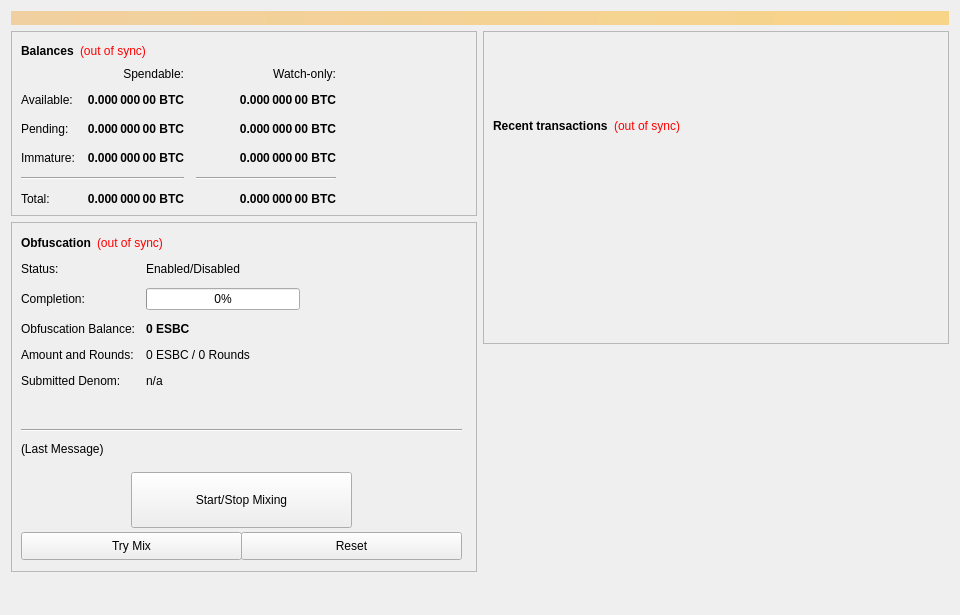
<?xml version="1.0" encoding="UTF-8"?>
<ui version="4.0">
 <class>OverviewPage</class>
 <widget class="QWidget" name="OverviewPage">
  <property name="geometry">
   <rect>
    <x>0</x>
    <y>0</y>
    <width>960</width>
    <height>615</height>
   </rect>
  </property>
  <property name="minimumSize">
   <size>
    <width>960</width>
    <height>0</height>
   </size>
  </property>
  <property name="windowTitle">
   <string>Form</string>
  </property>
  <layout class="QVBoxLayout" name="topLayout">
   <item>
    <widget class="QLabel" name="labelAlerts">
     <property name="visible">
      <bool>false</bool>
     </property>
     <property name="styleSheet">
      <string notr="true">background-color: qlineargradient(x1: 0, y1: 0, x2: 1, y2: 0, stop:0 #F0D0A0, stop:1 #F8D488); color:#000000;</string>
     </property>
     <property name="wordWrap">
      <bool>true</bool>
     </property>
     <property name="margin">
      <number>3</number>
     </property>
    </widget>
   </item>
   <item>
    <layout class="QHBoxLayout" name="horizontalLayout" stretch="1,1">
     <item>
      <layout class="QVBoxLayout" name="verticalLayout_2">
       <item>
        <widget class="QFrame" name="frame">
         <property name="frameShape">
          <enum>QFrame::StyledPanel</enum>
         </property>
         <property name="frameShadow">
          <enum>QFrame::Raised</enum>
         </property>
         <layout class="QVBoxLayout" name="verticalLayout_4">
          <item>
           <layout class="QHBoxLayout" name="horizontalLayout_4">
            <item>
             <widget class="QLabel" name="label_5">
              <property name="font">
               <font>
                <weight>75</weight>
                <bold>true</bold>
               </font>
              </property>
              <property name="text">
               <string>Balances</string>
              </property>
             </widget>
            </item>
            <item>
             <widget class="QLabel" name="labelWalletStatus">
              <property name="cursor">
               <cursorShape>WhatsThisCursor</cursorShape>
              </property>
              <property name="toolTip">
               <string>The displayed information may be out of date. Your wallet automatically synchronizes with the e-Sport Betting Coin network after a connection is established, but this process has not completed yet.</string>
              </property>
              <property name="styleSheet">
               <string notr="true">QLabel { color: red; }</string>
              </property>
              <property name="text">
               <string notr="true">(out of sync)</string>
              </property>
              <property name="alignment">
               <set>Qt::AlignLeading|Qt::AlignLeft|Qt::AlignVCenter</set>
              </property>
             </widget>
            </item>
            <item>
             <spacer name="horizontalSpacer_3">
              <property name="orientation">
               <enum>Qt::Horizontal</enum>
              </property>
              <property name="sizeHint" stdset="0">
               <size>
                <width>40</width>
                <height>20</height>
               </size>
              </property>
             </spacer>
            </item>
           </layout>
          </item>
          <item>
           <layout class="QGridLayout" name="gridLayout">
            <property name="spacing">
             <number>12</number>
            </property>
            <item row="2" column="2">
             <widget class="QLabel" name="labelWatchPending">
              <property name="font">
               <font>
                <weight>75</weight>
                <bold>true</bold>
               </font>
              </property>
              <property name="cursor">
               <cursorShape>IBeamCursor</cursorShape>
              </property>
              <property name="toolTip">
               <string>Unconfirmed transactions to watch-only addresses</string>
              </property>
              <property name="text">
               <string notr="true">0.000 000 00 BTC</string>
              </property>
              <property name="alignment">
               <set>Qt::AlignRight|Qt::AlignTrailing|Qt::AlignVCenter</set>
              </property>
              <property name="textInteractionFlags">
               <set>Qt::LinksAccessibleByMouse|Qt::TextSelectableByKeyboard|Qt::TextSelectableByMouse</set>
              </property>
             </widget>
            </item>
            <item row="2" column="1">
             <widget class="QLabel" name="labelUnconfirmed">
              <property name="font">
               <font>
                <weight>75</weight>
                <bold>true</bold>
               </font>
              </property>
              <property name="cursor">
               <cursorShape>IBeamCursor</cursorShape>
              </property>
              <property name="toolTip">
               <string>Total of transactions that have yet to be confirmed, and do not yet count toward the spendable balance</string>
              </property>
              <property name="text">
               <string notr="true">0.000 000 00 BTC</string>
              </property>
              <property name="alignment">
               <set>Qt::AlignRight|Qt::AlignTrailing|Qt::AlignVCenter</set>
              </property>
              <property name="textInteractionFlags">
               <set>Qt::LinksAccessibleByMouse|Qt::TextSelectableByKeyboard|Qt::TextSelectableByMouse</set>
              </property>
             </widget>
            </item>
            <item row="3" column="2">
             <widget class="QLabel" name="labelWatchImmature">
              <property name="font">
               <font>
                <weight>75</weight>
                <bold>true</bold>
               </font>
              </property>
              <property name="cursor">
               <cursorShape>IBeamCursor</cursorShape>
              </property>
              <property name="toolTip">
               <string>Staked or masternode rewards in watch-only addresses that has not yet matured</string>
              </property>
              <property name="text">
               <string notr="true">0.000 000 00 BTC</string>
              </property>
              <property name="alignment">
               <set>Qt::AlignRight|Qt::AlignTrailing|Qt::AlignVCenter</set>
              </property>
              <property name="textInteractionFlags">
               <set>Qt::LinksAccessibleByMouse|Qt::TextSelectableByKeyboard|Qt::TextSelectableByMouse</set>
              </property>
             </widget>
            </item>
            <item row="4" column="0" colspan="2">
             <widget class="Line" name="lineSpendableBalance">
              <property name="orientation">
               <enum>Qt::Horizontal</enum>
              </property>
             </widget>
            </item>
            <item row="4" column="2">
             <widget class="Line" name="lineWatchBalance">
              <property name="sizePolicy">
               <sizepolicy hsizetype="Preferred" vsizetype="Fixed">
                <horstretch>0</horstretch>
                <verstretch>0</verstretch>
               </sizepolicy>
              </property>
              <property name="minimumSize">
               <size>
                <width>140</width>
                <height>0</height>
               </size>
              </property>
              <property name="orientation">
               <enum>Qt::Horizontal</enum>
              </property>
             </widget>
            </item>
            <item row="5" column="0">
             <widget class="QLabel" name="labelTotalText">
              <property name="text">
               <string>Total:</string>
              </property>
             </widget>
            </item>
            <item row="3" column="1">
             <widget class="QLabel" name="labelImmature">
              <property name="font">
               <font>
                <weight>75</weight>
                <bold>true</bold>
               </font>
              </property>
              <property name="cursor">
               <cursorShape>IBeamCursor</cursorShape>
              </property>
              <property name="toolTip">
               <string>Staked or masternode rewards that has not yet matured</string>
              </property>
              <property name="text">
               <string notr="true">0.000 000 00 BTC</string>
              </property>
              <property name="alignment">
               <set>Qt::AlignRight|Qt::AlignTrailing|Qt::AlignVCenter</set>
              </property>
              <property name="textInteractionFlags">
               <set>Qt::LinksAccessibleByMouse|Qt::TextSelectableByKeyboard|Qt::TextSelectableByMouse</set>
              </property>
             </widget>
            </item>
            <item row="2" column="3">
             <spacer name="horizontalSpacer_2">
              <property name="orientation">
               <enum>Qt::Horizontal</enum>
              </property>
              <property name="sizeHint" stdset="0">
               <size>
                <width>40</width>
                <height>20</height>
               </size>
              </property>
             </spacer>
            </item>
            <item row="3" column="0">
             <widget class="QLabel" name="labelImmatureText">
              <property name="text">
               <string>Immature:</string>
              </property>
             </widget>
            </item>
            <item row="5" column="1">
             <widget class="QLabel" name="labelTotal">
              <property name="font">
               <font>
                <weight>75</weight>
                <bold>true</bold>
               </font>
              </property>
              <property name="cursor">
               <cursorShape>IBeamCursor</cursorShape>
              </property>
              <property name="toolTip">
               <string>Your current total balance</string>
              </property>
              <property name="text">
               <string notr="true">0.000 000 00 BTC</string>
              </property>
              <property name="alignment">
               <set>Qt::AlignRight|Qt::AlignTrailing|Qt::AlignVCenter</set>
              </property>
              <property name="textInteractionFlags">
               <set>Qt::LinksAccessibleByMouse|Qt::TextSelectableByKeyboard|Qt::TextSelectableByMouse</set>
              </property>
             </widget>
            </item>
            <item row="5" column="2">
             <widget class="QLabel" name="labelWatchTotal">
              <property name="font">
               <font>
                <weight>75</weight>
                <bold>true</bold>
               </font>
              </property>
              <property name="cursor">
               <cursorShape>IBeamCursor</cursorShape>
              </property>
              <property name="toolTip">
               <string>Current total balance in watch-only addresses</string>
              </property>
              <property name="text">
               <string notr="true">0.000 000 00 BTC</string>
              </property>
              <property name="alignment">
               <set>Qt::AlignRight|Qt::AlignTrailing|Qt::AlignVCenter</set>
              </property>
              <property name="textInteractionFlags">
               <set>Qt::LinksAccessibleByMouse|Qt::TextSelectableByKeyboard|Qt::TextSelectableByMouse</set>
              </property>
             </widget>
            </item>
            <item row="0" column="2">
             <widget class="QLabel" name="labelWatchonly">
              <property name="text">
               <string>Watch-only:</string>
              </property>
              <property name="alignment">
               <set>Qt::AlignRight|Qt::AlignTrailing|Qt::AlignVCenter</set>
              </property>
             </widget>
            </item>
            <item row="1" column="0">
             <widget class="QLabel" name="labelBalanceText">
              <property name="text">
               <string>Available:</string>
              </property>
             </widget>
            </item>
            <item row="1" column="1">
             <widget class="QLabel" name="labelBalance">
              <property name="font">
               <font>
                <weight>75</weight>
                <bold>true</bold>
               </font>
              </property>
              <property name="cursor">
               <cursorShape>IBeamCursor</cursorShape>
              </property>
              <property name="toolTip">
               <string>Your current spendable balance</string>
              </property>
              <property name="text">
               <string notr="true">0.000 000 00 BTC</string>
              </property>
              <property name="alignment">
               <set>Qt::AlignRight|Qt::AlignTrailing|Qt::AlignVCenter</set>
              </property>
              <property name="textInteractionFlags">
               <set>Qt::LinksAccessibleByMouse|Qt::TextSelectableByKeyboard|Qt::TextSelectableByMouse</set>
              </property>
             </widget>
            </item>
            <item row="1" column="2">
             <widget class="QLabel" name="labelWatchAvailable">
              <property name="font">
               <font>
                <weight>75</weight>
                <bold>true</bold>
               </font>
              </property>
              <property name="cursor">
               <cursorShape>IBeamCursor</cursorShape>
              </property>
              <property name="toolTip">
               <string>Your current balance in watch-only addresses</string>
              </property>
              <property name="text">
               <string notr="true">0.000 000 00 BTC</string>
              </property>
              <property name="alignment">
               <set>Qt::AlignRight|Qt::AlignTrailing|Qt::AlignVCenter</set>
              </property>
              <property name="textInteractionFlags">
               <set>Qt::LinksAccessibleByMouse|Qt::TextSelectableByKeyboard|Qt::TextSelectableByMouse</set>
              </property>
             </widget>
            </item>
            <item row="2" column="0">
             <widget class="QLabel" name="labelPendingText">
              <property name="text">
               <string>Pending:</string>
              </property>
             </widget>
            </item>
            <item row="0" column="1">
             <widget class="QLabel" name="labelSpendable">
              <property name="text">
               <string>Spendable:</string>
              </property>
              <property name="alignment">
               <set>Qt::AlignRight|Qt::AlignTrailing|Qt::AlignVCenter</set>
              </property>
             </widget>
            </item>
           </layout>
          </item>
         </layout>
        </widget>
       </item>
       <item>
        <widget class="QFrame" name="frameObfuscation">
         <property name="minimumSize">
          <size>
           <width>0</width>
           <height>350</height>
          </size>
         </property>
         <property name="layoutDirection">
          <enum>Qt::LeftToRight</enum>
         </property>
         <property name="frameShape">
          <enum>QFrame::StyledPanel</enum>
         </property>
         <property name="frameShadow">
          <enum>QFrame::Raised</enum>
         </property>
         <widget class="QWidget" name="formLayoutWidget">
          <property name="geometry">
           <rect>
            <x>10</x>
            <y>40</y>
            <width>451</width>
            <height>161</height>
           </rect>
          </property>
          <layout class="QFormLayout" name="formLayout">
           <property name="fieldGrowthPolicy">
            <enum>QFormLayout::AllNonFixedFieldsGrow</enum>
           </property>
           <property name="horizontalSpacing">
            <number>11</number>
           </property>
           <property name="verticalSpacing">
            <number>12</number>
           </property>
           <item row="0" column="0">
            <widget class="QLabel" name="label_6">
             <property name="text">
              <string>Status:</string>
             </property>
            </widget>
           </item>
           <item row="1" column="0">
            <widget class="QLabel" name="label_7">
             <property name="text">
              <string>Completion:</string>
             </property>
            </widget>
           </item>
           <item row="1" column="1">
            <widget class="QProgressBar" name="obfuscationProgress">
             <property name="maximumSize">
              <size>
               <width>154</width>
               <height>16777215</height>
              </size>
             </property>
             <property name="value">
              <number>0</number>
             </property>
            </widget>
           </item>
           <item row="2" column="0">
            <widget class="QLabel" name="labelAnonymizedText">
             <property name="text">
              <string>Obfuscation Balance:</string>
             </property>
            </widget>
           </item>
           <item row="2" column="1">
            <widget class="QLabel" name="labelAnonymized">
             <property name="font">
              <font>
               <weight>75</weight>
               <bold>true</bold>
              </font>
             </property>
             <property name="text">
              <string notr="true">0 ESBC</string>
             </property>
            </widget>
           </item>
           <item row="3" column="0">
            <widget class="QLabel" name="label_8">
             <property name="text">
              <string>Amount and Rounds:</string>
             </property>
            </widget>
           </item>
           <item row="3" column="1">
            <widget class="QLabel" name="labelAmountRounds">
             <property name="text">
              <string>0 ESBC / 0 Rounds</string>
             </property>
            </widget>
           </item>
           <item row="4" column="0">
            <widget class="QLabel" name="label_9">
             <property name="text">
              <string>Submitted Denom:</string>
             </property>
            </widget>
           </item>
           <item row="4" column="1">
            <widget class="QLabel" name="labelSubmittedDenom">
             <property name="toolTip">
              <string>The denominations you submitted to the Masternode.&lt;br&gt;To mix, other users must submit the exact same denominations.</string>
             </property>
             <property name="text">
              <string>n/a</string>
             </property>
            </widget>
           </item>
           <item row="0" column="1">
            <widget class="QLabel" name="obfuscationEnabled">
             <property name="text">
              <string>Enabled/Disabled</string>
             </property>
            </widget>
           </item>
          </layout>
         </widget>
         <widget class="QPushButton" name="runAutoDenom">
          <property name="geometry">
           <rect>
            <x>251</x>
            <y>17</y>
            <width>1</width>
            <height>1</height>
           </rect>
          </property>
          <property name="palette">
           <palette>
            <active>
             <colorrole role="WindowText">
              <brush brushstyle="SolidPattern">
               <color alpha="255">
                <red>0</red>
                <green>0</green>
                <blue>0</blue>
               </color>
              </brush>
             </colorrole>
             <colorrole role="Button">
              <brush brushstyle="SolidPattern">
               <color alpha="255">
                <red>239</red>
                <green>238</green>
                <blue>238</blue>
               </color>
              </brush>
             </colorrole>
             <colorrole role="Light">
              <brush brushstyle="SolidPattern">
               <color alpha="255">
                <red>255</red>
                <green>255</green>
                <blue>255</blue>
               </color>
              </brush>
             </colorrole>
             <colorrole role="Midlight">
              <brush brushstyle="SolidPattern">
               <color alpha="255">
                <red>247</red>
                <green>246</green>
                <blue>246</blue>
               </color>
              </brush>
             </colorrole>
             <colorrole role="Dark">
              <brush brushstyle="SolidPattern">
               <color alpha="255">
                <red>119</red>
                <green>119</green>
                <blue>119</blue>
               </color>
              </brush>
             </colorrole>
             <colorrole role="Mid">
              <brush brushstyle="SolidPattern">
               <color alpha="255">
                <red>159</red>
                <green>159</green>
                <blue>159</blue>
               </color>
              </brush>
             </colorrole>
             <colorrole role="Text">
              <brush brushstyle="SolidPattern">
               <color alpha="255">
                <red>0</red>
                <green>0</green>
                <blue>0</blue>
               </color>
              </brush>
             </colorrole>
             <colorrole role="BrightText">
              <brush brushstyle="SolidPattern">
               <color alpha="255">
                <red>255</red>
                <green>255</green>
                <blue>255</blue>
               </color>
              </brush>
             </colorrole>
             <colorrole role="ButtonText">
              <brush brushstyle="SolidPattern">
               <color alpha="255">
                <red>0</red>
                <green>0</green>
                <blue>0</blue>
               </color>
              </brush>
             </colorrole>
             <colorrole role="Base">
              <brush brushstyle="SolidPattern">
               <color alpha="255">
                <red>255</red>
                <green>255</green>
                <blue>255</blue>
               </color>
              </brush>
             </colorrole>
             <colorrole role="Window">
              <brush brushstyle="SolidPattern">
               <color alpha="255">
                <red>239</red>
                <green>238</green>
                <blue>238</blue>
               </color>
              </brush>
             </colorrole>
             <colorrole role="Shadow">
              <brush brushstyle="SolidPattern">
               <color alpha="255">
                <red>0</red>
                <green>0</green>
                <blue>0</blue>
               </color>
              </brush>
             </colorrole>
             <colorrole role="AlternateBase">
              <brush brushstyle="SolidPattern">
               <color alpha="255">
                <red>247</red>
                <green>246</green>
                <blue>246</blue>
               </color>
              </brush>
             </colorrole>
             <colorrole role="ToolTipBase">
              <brush brushstyle="SolidPattern">
               <color alpha="255">
                <red>255</red>
                <green>255</green>
                <blue>220</blue>
               </color>
              </brush>
             </colorrole>
             <colorrole role="ToolTipText">
              <brush brushstyle="SolidPattern">
               <color alpha="255">
                <red>0</red>
                <green>0</green>
                <blue>0</blue>
               </color>
              </brush>
             </colorrole>
            </active>
            <inactive>
             <colorrole role="WindowText">
              <brush brushstyle="SolidPattern">
               <color alpha="255">
                <red>0</red>
                <green>0</green>
                <blue>0</blue>
               </color>
              </brush>
             </colorrole>
             <colorrole role="Button">
              <brush brushstyle="SolidPattern">
               <color alpha="255">
                <red>239</red>
                <green>238</green>
                <blue>238</blue>
               </color>
              </brush>
             </colorrole>
             <colorrole role="Light">
              <brush brushstyle="SolidPattern">
               <color alpha="255">
                <red>255</red>
                <green>255</green>
                <blue>255</blue>
               </color>
              </brush>
             </colorrole>
             <colorrole role="Midlight">
              <brush brushstyle="SolidPattern">
               <color alpha="255">
                <red>247</red>
                <green>246</green>
                <blue>246</blue>
               </color>
              </brush>
             </colorrole>
             <colorrole role="Dark">
              <brush brushstyle="SolidPattern">
               <color alpha="255">
                <red>119</red>
                <green>119</green>
                <blue>119</blue>
               </color>
              </brush>
             </colorrole>
             <colorrole role="Mid">
              <brush brushstyle="SolidPattern">
               <color alpha="255">
                <red>159</red>
                <green>159</green>
                <blue>159</blue>
               </color>
              </brush>
             </colorrole>
             <colorrole role="Text">
              <brush brushstyle="SolidPattern">
               <color alpha="255">
                <red>0</red>
                <green>0</green>
                <blue>0</blue>
               </color>
              </brush>
             </colorrole>
             <colorrole role="BrightText">
              <brush brushstyle="SolidPattern">
               <color alpha="255">
                <red>255</red>
                <green>255</green>
                <blue>255</blue>
               </color>
              </brush>
             </colorrole>
             <colorrole role="ButtonText">
              <brush brushstyle="SolidPattern">
               <color alpha="255">
                <red>0</red>
                <green>0</green>
                <blue>0</blue>
               </color>
              </brush>
             </colorrole>
             <colorrole role="Base">
              <brush brushstyle="SolidPattern">
               <color alpha="255">
                <red>255</red>
                <green>255</green>
                <blue>255</blue>
               </color>
              </brush>
             </colorrole>
             <colorrole role="Window">
              <brush brushstyle="SolidPattern">
               <color alpha="255">
                <red>239</red>
                <green>238</green>
                <blue>238</blue>
               </color>
              </brush>
             </colorrole>
             <colorrole role="Shadow">
              <brush brushstyle="SolidPattern">
               <color alpha="255">
                <red>0</red>
                <green>0</green>
                <blue>0</blue>
               </color>
              </brush>
             </colorrole>
             <colorrole role="AlternateBase">
              <brush brushstyle="SolidPattern">
               <color alpha="255">
                <red>247</red>
                <green>246</green>
                <blue>246</blue>
               </color>
              </brush>
             </colorrole>
             <colorrole role="ToolTipBase">
              <brush brushstyle="SolidPattern">
               <color alpha="255">
                <red>255</red>
                <green>255</green>
                <blue>220</blue>
               </color>
              </brush>
             </colorrole>
             <colorrole role="ToolTipText">
              <brush brushstyle="SolidPattern">
               <color alpha="255">
                <red>0</red>
                <green>0</green>
                <blue>0</blue>
               </color>
              </brush>
             </colorrole>
            </inactive>
            <disabled>
             <colorrole role="WindowText">
              <brush brushstyle="SolidPattern">
               <color alpha="255">
                <red>119</red>
                <green>119</green>
                <blue>119</blue>
               </color>
              </brush>
             </colorrole>
             <colorrole role="Button">
              <brush brushstyle="SolidPattern">
               <color alpha="255">
                <red>239</red>
                <green>238</green>
                <blue>238</blue>
               </color>
              </brush>
             </colorrole>
             <colorrole role="Light">
              <brush brushstyle="SolidPattern">
               <color alpha="255">
                <red>255</red>
                <green>255</green>
                <blue>255</blue>
               </color>
              </brush>
             </colorrole>
             <colorrole role="Midlight">
              <brush brushstyle="SolidPattern">
               <color alpha="255">
                <red>247</red>
                <green>246</green>
                <blue>246</blue>
               </color>
              </brush>
             </colorrole>
             <colorrole role="Dark">
              <brush brushstyle="SolidPattern">
               <color alpha="255">
                <red>119</red>
                <green>119</green>
                <blue>119</blue>
               </color>
              </brush>
             </colorrole>
             <colorrole role="Mid">
              <brush brushstyle="SolidPattern">
               <color alpha="255">
                <red>159</red>
                <green>159</green>
                <blue>159</blue>
               </color>
              </brush>
             </colorrole>
             <colorrole role="Text">
              <brush brushstyle="SolidPattern">
               <color alpha="255">
                <red>119</red>
                <green>119</green>
                <blue>119</blue>
               </color>
              </brush>
             </colorrole>
             <colorrole role="BrightText">
              <brush brushstyle="SolidPattern">
               <color alpha="255">
                <red>255</red>
                <green>255</green>
                <blue>255</blue>
               </color>
              </brush>
             </colorrole>
             <colorrole role="ButtonText">
              <brush brushstyle="SolidPattern">
               <color alpha="255">
                <red>119</red>
                <green>119</green>
                <blue>119</blue>
               </color>
              </brush>
             </colorrole>
             <colorrole role="Base">
              <brush brushstyle="SolidPattern">
               <color alpha="255">
                <red>239</red>
                <green>238</green>
                <blue>238</blue>
               </color>
              </brush>
             </colorrole>
             <colorrole role="Window">
              <brush brushstyle="SolidPattern">
               <color alpha="255">
                <red>239</red>
                <green>238</green>
                <blue>238</blue>
               </color>
              </brush>
             </colorrole>
             <colorrole role="Shadow">
              <brush brushstyle="SolidPattern">
               <color alpha="255">
                <red>0</red>
                <green>0</green>
                <blue>0</blue>
               </color>
              </brush>
             </colorrole>
             <colorrole role="AlternateBase">
              <brush brushstyle="SolidPattern">
               <color alpha="255">
                <red>239</red>
                <green>238</green>
                <blue>238</blue>
               </color>
              </brush>
             </colorrole>
             <colorrole role="ToolTipBase">
              <brush brushstyle="SolidPattern">
               <color alpha="255">
                <red>255</red>
                <green>255</green>
                <blue>220</blue>
               </color>
              </brush>
             </colorrole>
             <colorrole role="ToolTipText">
              <brush brushstyle="SolidPattern">
               <color alpha="255">
                <red>0</red>
                <green>0</green>
                <blue>0</blue>
               </color>
              </brush>
             </colorrole>
            </disabled>
           </palette>
          </property>
          <property name="focusPolicy">
           <enum>Qt::NoFocus</enum>
          </property>
          <property name="autoFillBackground">
           <bool>true</bool>
          </property>
          <property name="text">
           <string/>
          </property>
          <property name="flat">
           <bool>true</bool>
          </property>
         </widget>
         <widget class="QPushButton" name="toggleObfuscation">
          <property name="geometry">
           <rect>
            <x>120</x>
            <y>250</y>
            <width>221</width>
            <height>56</height>
           </rect>
          </property>
          <property name="sizePolicy">
           <sizepolicy hsizetype="MinimumExpanding" vsizetype="Fixed">
            <horstretch>0</horstretch>
            <verstretch>0</verstretch>
           </sizepolicy>
          </property>
          <property name="text">
           <string>Start/Stop Mixing</string>
          </property>
         </widget>
         <widget class="Line" name="lineLastMessage">
          <property name="geometry">
           <rect>
            <x>10</x>
            <y>200</y>
            <width>441</width>
            <height>16</height>
           </rect>
          </property>
          <property name="orientation">
           <enum>Qt::Horizontal</enum>
          </property>
         </widget>
         <widget class="QLabel" name="obfuscationStatus">
          <property name="geometry">
           <rect>
            <x>10</x>
            <y>220</y>
            <width>451</width>
            <height>61</height>
           </rect>
          </property>
          <property name="minimumSize">
           <size>
            <width>288</width>
            <height>43</height>
           </size>
          </property>
          <property name="text">
           <string>(Last Message)</string>
          </property>
          <property name="alignment">
           <set>Qt::AlignLeading|Qt::AlignLeft|Qt::AlignTop</set>
          </property>
          <property name="wordWrap">
           <bool>true</bool>
          </property>
         </widget>
         <widget class="QPushButton" name="obfuscationAuto">
          <property name="geometry">
           <rect>
            <x>10</x>
            <y>310</y>
            <width>221</width>
            <height>28</height>
           </rect>
          </property>
          <property name="sizePolicy">
           <sizepolicy hsizetype="MinimumExpanding" vsizetype="Fixed">
            <horstretch>0</horstretch>
            <verstretch>0</verstretch>
           </sizepolicy>
          </property>
          <property name="toolTip">
           <string>Try to manually submit a Obfuscation request.</string>
          </property>
          <property name="text">
           <string>Try Mix</string>
          </property>
         </widget>
         <widget class="QPushButton" name="obfuscationReset">
          <property name="geometry">
           <rect>
            <x>230</x>
            <y>310</y>
            <width>221</width>
            <height>28</height>
           </rect>
          </property>
          <property name="sizePolicy">
           <sizepolicy hsizetype="MinimumExpanding" vsizetype="Fixed">
            <horstretch>0</horstretch>
            <verstretch>0</verstretch>
           </sizepolicy>
          </property>
          <property name="toolTip">
           <string>Reset the current status of Obfuscation (can interrupt Obfuscation if it's in the process of Mixing, which can cost you money!)</string>
          </property>
          <property name="autoFillBackground">
           <bool>false</bool>
          </property>
          <property name="text">
           <string>Reset</string>
          </property>
         </widget>
         <widget class="QWidget" name="layoutWidget">
          <property name="geometry">
           <rect>
            <x>10</x>
            <y>10</y>
            <width>431</width>
            <height>22</height>
           </rect>
          </property>
          <layout class="QHBoxLayout" name="horizontalLayout_5">
           <item>
            <widget class="QLabel" name="label_2">
             <property name="font">
              <font>
               <weight>75</weight>
               <bold>true</bold>
              </font>
             </property>
             <property name="text">
              <string>Obfuscation</string>
             </property>
            </widget>
           </item>
           <item>
            <widget class="QLabel" name="labelObfuscationSyncStatus">
             <property name="toolTip">
              <string>The displayed information may be out of date. Your wallet automatically synchronizes with the e-Sport Betting Coin network after a connection is established, but this process has not completed yet.</string>
             </property>
             <property name="styleSheet">
              <string notr="true">QLabel { color: red; }</string>
             </property>
             <property name="text">
              <string notr="true">(out of sync)</string>
             </property>
             <property name="alignment">
              <set>Qt::AlignLeading|Qt::AlignLeft|Qt::AlignVCenter</set>
             </property>
            </widget>
           </item>
           <item>
            <spacer name="horizontalSpacer_4">
             <property name="orientation">
              <enum>Qt::Horizontal</enum>
             </property>
             <property name="sizeHint" stdset="0">
              <size>
               <width>40</width>
               <height>20</height>
              </size>
             </property>
            </spacer>
           </item>
          </layout>
         </widget>
        </widget>
       </item>
       <item>
        <spacer name="verticalSpacer">
         <property name="orientation">
          <enum>Qt::Vertical</enum>
         </property>
         <property name="sizeHint" stdset="0">
          <size>
           <width>20</width>
           <height>40</height>
          </size>
         </property>
        </spacer>
       </item>
      </layout>
     </item>
     <item>
      <layout class="QVBoxLayout" name="verticalLayout_3">
       <item>
        <widget class="QFrame" name="frame_2">
         <property name="frameShape">
          <enum>QFrame::StyledPanel</enum>
         </property>
         <property name="frameShadow">
          <enum>QFrame::Raised</enum>
         </property>
         <layout class="QVBoxLayout" name="verticalLayout">
          <item>
           <spacer name="verticalSpacer_3">
            <property name="orientation">
             <enum>Qt::Vertical</enum>
            </property>
            <property name="sizeType">
             <enum>QSizePolicy::Fixed</enum>
            </property>
            <property name="sizeHint" stdset="0">
             <size>
              <width>20</width>
              <height>75</height>
             </size>
            </property>
           </spacer>
          </item>
          <item>
           <layout class="QHBoxLayout" name="horizontalLayout_2">
            <item>
             <widget class="QLabel" name="label_4">
              <property name="font">
               <font>
                <weight>75</weight>
                <bold>true</bold>
               </font>
              </property>
              <property name="text">
               <string>Recent transactions</string>
              </property>
             </widget>
            </item>
            <item>
             <widget class="QLabel" name="labelTransactionsStatus">
              <property name="cursor">
               <cursorShape>WhatsThisCursor</cursorShape>
              </property>
              <property name="toolTip">
               <string>The displayed information may be out of date. Your wallet automatically synchronizes with the e-Sport Betting Coin network after a connection is established, but this process has not completed yet.</string>
              </property>
              <property name="styleSheet">
               <string notr="true">QLabel { color: red; }</string>
              </property>
              <property name="text">
               <string notr="true">(out of sync)</string>
              </property>
              <property name="alignment">
               <set>Qt::AlignRight|Qt::AlignTrailing|Qt::AlignVCenter</set>
              </property>
             </widget>
            </item>
            <item>
             <spacer name="horizontalSpacer">
              <property name="orientation">
               <enum>Qt::Horizontal</enum>
              </property>
              <property name="sizeHint" stdset="0">
               <size>
                <width>40</width>
                <height>20</height>
               </size>
              </property>
             </spacer>
            </item>
           </layout>
          </item>
          <item>
           <widget class="QListView" name="listTransactions">
            <property name="styleSheet">
             <string notr="true">QListView { background: transparent; }</string>
            </property>
            <property name="frameShape">
             <enum>QFrame::NoFrame</enum>
            </property>
            <property name="verticalScrollBarPolicy">
             <enum>Qt::ScrollBarAlwaysOff</enum>
            </property>
            <property name="horizontalScrollBarPolicy">
             <enum>Qt::ScrollBarAlwaysOff</enum>
            </property>
            <property name="selectionMode">
             <enum>QAbstractItemView::NoSelection</enum>
            </property>
           </widget>
          </item>
         </layout>
        </widget>
       </item>
       <item>
        <spacer name="verticalSpacer_2">
         <property name="orientation">
          <enum>Qt::Vertical</enum>
         </property>
         <property name="sizeType">
          <enum>QSizePolicy::Expanding</enum>
         </property>
         <property name="sizeHint" stdset="0">
          <size>
           <width>20</width>
           <height>40</height>
          </size>
         </property>
        </spacer>
       </item>
      </layout>
     </item>
    </layout>
   </item>
  </layout>
 </widget>
 <resources/>
 <connections/>
</ui>
